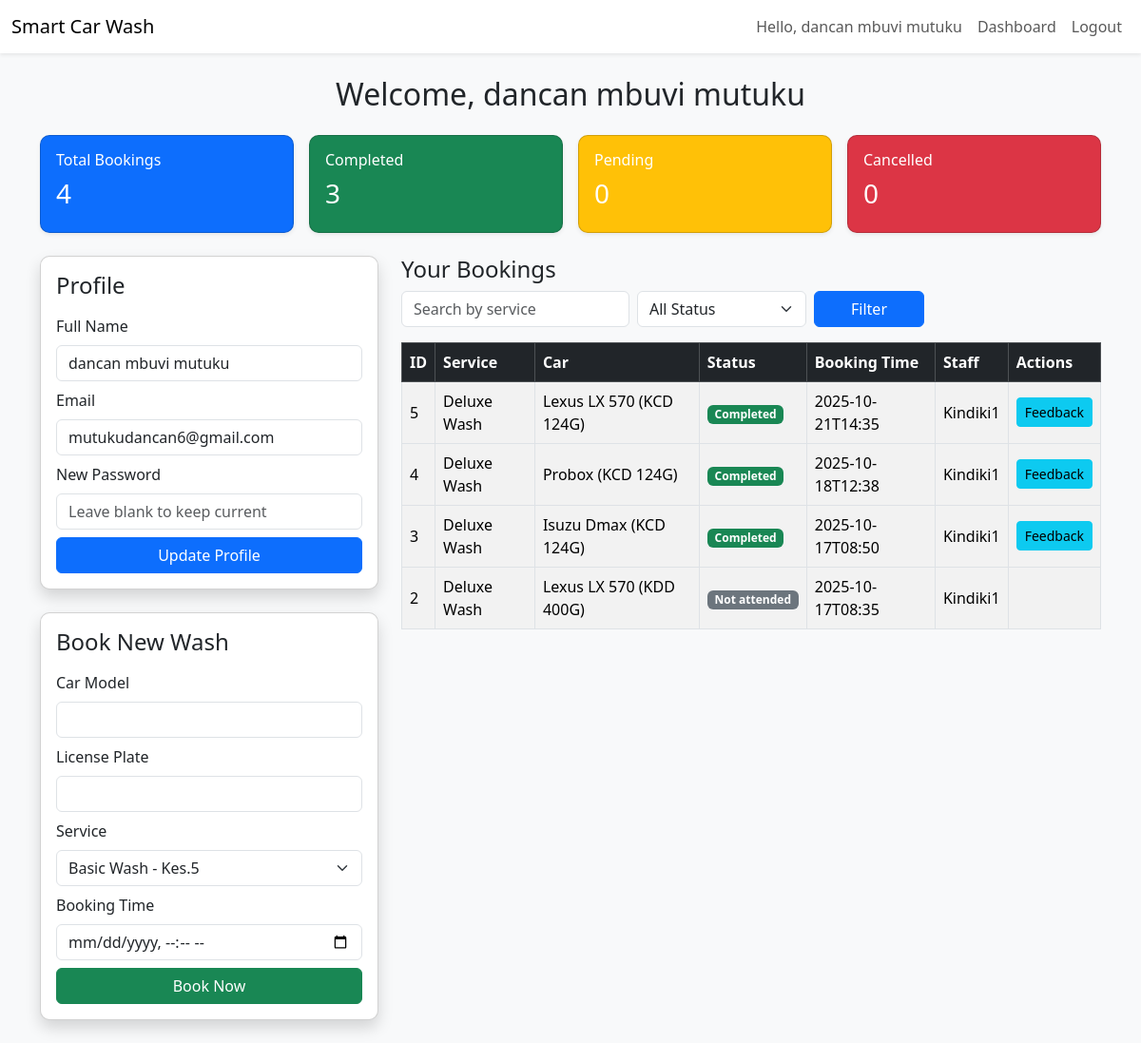
Before: /customer/dashboard.php (signed in) with the older database file.
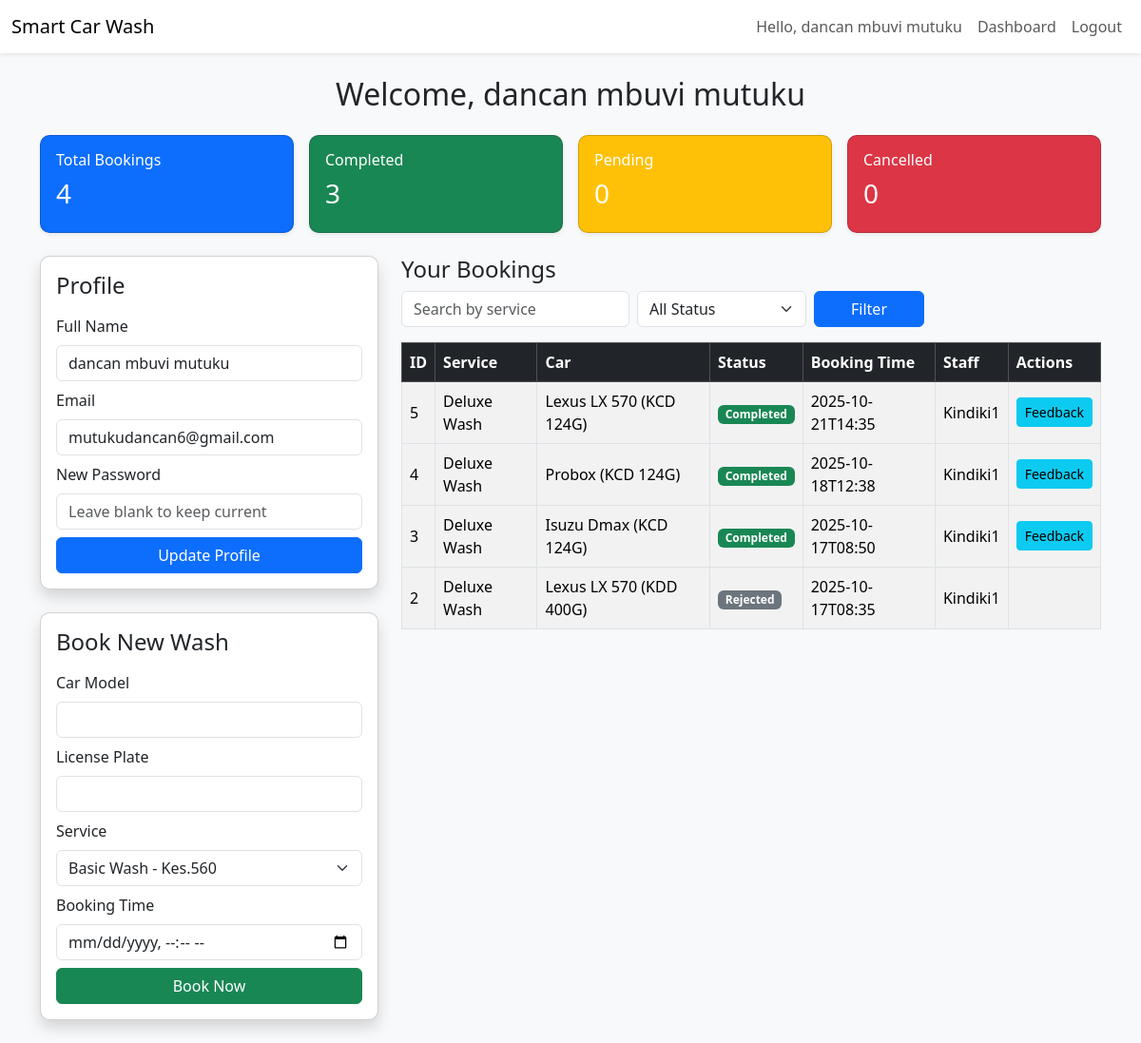
After: the same page with the newer database file.
### tables this page shows
CREATE TABLE bookings (
    id INTEGER PRIMARY KEY AUTOINCREMENT,
    user_id INTEGER,
    car_model TEXT,
    license_plate TEXT,
    service_id INTEGER,
    booking_time DATETIME,
    status TEXT DEFAULT 'pending',
    payment_status TEXT DEFAULT 'pending',
    created_at DATETIME DEFAULT CURRENT_TIMESTAMP
, staff_id INTEGER);

CREATE TABLE services (
    id INTEGER PRIMARY KEY AUTOINCREMENT,
    service_name TEXT,
    description TEXT,
    price REAL,
    duration INTEGER,
    created_at DATETIME DEFAULT CURRENT_TIMESTAMP
, category TEXT DEFAULT 'General');

CREATE TABLE users (
    id INTEGER PRIMARY KEY AUTOINCREMENT,
    name TEXT NOT NULL,
    email TEXT UNIQUE NOT NULL,
    password TEXT NOT NULL,
    role TEXT DEFAULT 'customer',
    created_at DATETIME DEFAULT CURRENT_TIMESTAMP
);

### customer/dashboard.php (the view, shortened to what this page needs)
<?php
require_once __DIR__.'/../includes/db.php';
$user = $_SESSION['user'];
$user_id = $user['id'];
$filter_status = $_GET['filter_status'] ?? '';
$search_service = $_GET['search_service'] ?? '';
$stmt = $db->prepare("
    SELECT b.*, s.service_name, st.name AS staff_name
    FROM bookings b
    LEFT JOIN services s ON b.service_id = s.id
    LEFT JOIN users st ON b.staff_id = st.id
    WHERE b.user_id=:uid
    ".($filter_status ? " AND b.status=:status" : "")."
    ".($search_service ? " AND s.service_name LIKE :search" : "")."
    ORDER BY b.created_at DESC
");
$params = [':uid'=>$user_id];
$stmt->execute($params);
$bookings = $stmt->fetchAll(PDO::FETCH_ASSOC);
$services = $db->query("SELECT * FROM services")->fetchAll(PDO::FETCH_ASSOC);
$total = count($bookings);
$completed = count(array_filter($bookings, fn($b)=>$b['status']=='completed'));
$pending = count(array_filter($bookings, fn($b)=>in_array($b['status'], ['pending','approved'])));
$cancelled = count(array_filter($bookings, fn($b)=>$b['status']=='cancelled'));
?>
<!DOCTYPE html>
<html lang="en">
<head>
<link href="https://cdn.jsdelivr.net/npm/bootstrap@5.3.2/dist/css/bootstrap.min.css" rel="stylesheet">
</head>
<body>
<?php include('../includes/topbar.php'); ?>
<div class="container py-4">
    <h2 class="text-center mb-4">Welcome, <?= htmlspecialchars($user['name']) ?></h2>
    <div class="row g-3 mb-4">
        <div class="col-md-3">
            <div class="card shadow-sm text-white bg-primary">
                <div class="card-body">
                    <h6>Total Bookings</h6>
                    <h3><?= $total ?></h3>
                </div>
            </div>
        </div>
        <div class="col-md-3">
            <div class="card shadow-sm text-white bg-success">
                <div class="card-body">
                    <h6>Completed</h6>
                    <h3><?= $completed ?></h3>
                </div>
            </div>
        </div>
        <div class="col-md-3">
            <div class="card shadow-sm text-white bg-warning">
                <div class="card-body">
                    <h6>Pending</h6>
                    <h3><?= $pending ?></h3>
                </div>
            </div>
        </div>
        <div class="col-md-3">
            <div class="card shadow-sm text-white bg-danger">
                <div class="card-body">
                    <h6>Cancelled</h6>
                    <h3><?= $cancelled ?></h3>
                </div>
            </div>
        </div>
    </div>
    <div class="row g-4">
        <div class="col-lg-4">
            <div class="card shadow p-3 mb-4">
                <h4 class="card-title mb-3">Profile</h4>
                <form method="POST">
                    <div class="mb-2">
                        <label class="form-label">Full Name</label>
                        <input type="text" name="name" class="form-control" value="<?= htmlspecialchars($user['name']) ?>" required>
                    </div>
                    <div class="mb-2">
                        <label class="form-label">Email</label>
                        <input type="email" name="email" class="form-control" value="<?= htmlspecialchars($user['email']) ?>" required>
                    </div>
                    <div class="mb-2">
                        <label class="form-label">New Password</label>
                        <input type="password" name="password" class="form-control" placeholder="Leave blank to keep current">
                    </div>
                    <div class="d-grid"><button name="update_profile" class="btn btn-primary">Update Profile</button></div>
                </form>
            </div>
            <div class="card shadow p-3">
                <h4 class="card-title mb-3">Book New Wash</h4>
                <form method="POST" action="book.php">
                    <div class="mb-2">
                        <label class="form-label">Car Model</label>
                        <input type="text" name="car_model" class="form-control" required>
                    </div>
                    <div class="mb-2">
                        <label class="form-label">License Plate</label>
                        <input type="text" name="license_plate" class="form-control" required>
                    </div>
                    <div class="mb-2">
                        <label class="form-label">Service</label>
                        <select name="service_id" class="form-select" required>
                            <?php foreach($services as $s): ?>
                                <option value="<?= $s['id'] ?>"><?= htmlspecialchars($s['service_name']) ?> - Kes.<?= $s['price'] ?></option>
                            <?php endforeach; ?>
                        </select>
                    </div>
                    <div class="mb-2">
                        <label class="form-label">Booking Time</label>
                        <input type="datetime-local" name="booking_time" class="form-control" required>
                    </div>
                    <div class="d-grid"><button class="btn btn-success">Book Now</button></div>
                </form>
            </div>
        </div>
        <div class="col-lg-8">
            <h4>Your Bookings</h4>
            <form class="row g-2 mb-3" method="GET">
                <div class="col-md-4">
                    <input type="text" name="search_service" class="form-control" placeholder="Search by service" value="<?= htmlspecialchars($search_service) ?>">
                </div>
                <div class="col-md-3">
                    <select name="filter_status" class="form-select">
                        <option value="">All Status</option>
                    </select>
                </div>
                <div class="col-md-2">
                    <button type="submit" class="btn btn-primary w-100">Filter</button>
                </div>
            </form>
            <div class="table-responsive">
                <table class="table table-striped table-bordered align-middle">
                    <thead class="table-dark">
                        <tr>
                            <th>ID</th>
                            <th>Service</th>
                            <th>Car</th>
                            <th>Status</th>
                            <th>Booking Time</th>
                            <th>Staff</th>
                            <th>Actions</th>
                        </tr>
                    </thead>
                    <tbody>
                        <?php if($bookings): foreach($bookings as $b):
                            $statusClass = match($b['status']){
                                'completed' => 'bg-success text-white',
                                'pending' => 'bg-warning text-dark',
                                'approved' => 'bg-info text-white',
                                'cancelled' => 'bg-danger text-white',
                                default => 'bg-secondary text-white'
                            };
                        ?>
                        <tr class="clickable" data-bs-toggle="collapse" data-bs-target="#bookingDetails<?= $b['id'] ?>">
                            <td><?= $b['id'] ?></td>
                            <td><?= htmlspecialchars($b['service_name']) ?></td>
                            <td><?= htmlspecialchars($b['car_model']) ?> (<?= htmlspecialchars($b['license_plate']) ?>)</td>
                            <td><span class="badge <?= $statusClass ?>"><?= ucfirst($b['status']) ?></span></td>
                            <td><?= $b['booking_time'] ?></td>
                            <td><?= htmlspecialchars($b['staff_name'] ?? 'Not assigned') ?></td>
                            <td>
                                <?php if($b['status']=='pending' || $b['status']=='approved'): ?>
                                    <a href="?cancel=<?= $b['id'] ?>" class="btn btn-sm btn-danger" onclick="return confirm('Cancel this booking?')">Cancel</a>
                                <?php elseif($b['status']=='completed'): ?>
                                    <button class="btn btn-sm btn-info" data-bs-toggle="modal" data-bs-target="#feedbackModal<?= $b['id'] ?>">Feedback</button>
                                <?php endif; ?>
                            </td>
                        </tr>
                        <?php endforeach; else: ?>
                        <tr><td colspan="7" class="text-center">No bookings found.</td></tr>
                        <?php endif; ?>
                    </tbody>
                </table>
            </div>
        </div>
    </div>
</div>
</body>
</html>

### includes/topbar.php (shortened to what this page needs)
<?php
$user = $_SESSION['user'] ?? null;
?>
<nav class="navbar navbar-expand-lg navbar-light bg-white shadow-sm">
  <div class="container-fluid">
    <a class="navbar-brand" href="#">Smart Car Wash</a>
    <div class="collapse navbar-collapse" id="navMenu">
      <ul class="navbar-nav ms-auto">
        <?php if($user): ?>
          <li class="nav-item">
            <span class="nav-link">Hello, <?= htmlspecialchars($user['name']) ?></span>
          </li>
          <?php if ($user['role'] === 'admin'): ?>
            <li class="nav-item">
              <a class="nav-link" href="../admin/dashboard.php">Dashboard</a>
            </li>
          <?php else: ?>
            <li class="nav-item">
              <a class="nav-link" href="../customer/dashboard.php">Dashboard</a>
            </li>
          <?php endif; ?>
          <li class="nav-item">
            <a class="nav-link" href="?logout=1">Logout</a>
          </li>
        <?php else: ?>
          <li class="nav-item"><a class="nav-link" href="../index.php">Login</a></li>
          <li class="nav-item"><a class="nav-link" href="../register.php">Register</a></li>
        <?php endif; ?>
      </ul>
    </div>
  </div>
</nav>

### customer/dashboard.php (style rules this page uses)
body { background-color: #f8f9fa; }
.card { border-radius: 10px; }
.clickable { cursor: pointer; }

Changed rows visible on the page:
changed bookings "KDD 400G": status "Not attended" → "Rejected"
Other visible differences:
form field service_id: "Basic Wash - Kes.5" → "Basic Wash - Kes.560"
